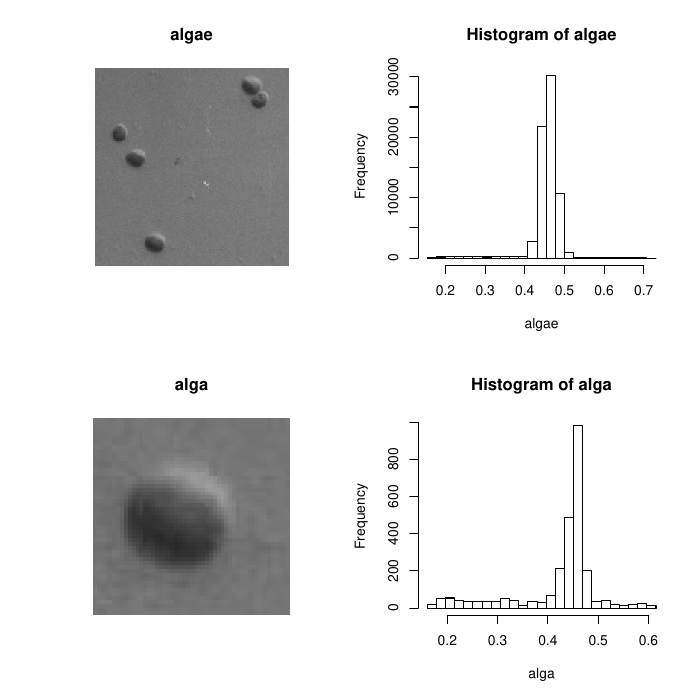

Generate this figure with R:
# Task 1
graphics.off()

load("../binarize.rda")


pdf("binarize.pdf")

## 1a
par(mfrow = c(2,2))
plot.array(algae)
hist(algae,breaks = seq(min(algae),max(algae),length = 1+25))

## 1b
alga <- algae[210:260,60:110]
plot.array(alga)
hist(alga,breaks = seq(min(alga),max(alga),length.out = 1+25))

## 1c/d
binarize <- function(x,method = 'fixed', threshold=0.5,plot = FALSE) {
  threshold.method <- switch(method,
         fixed = threshold,
         mean = mean(x),
         median = median(x),
         inter = mean(kmeans(matrix(x,ncol = 1),c(min(x),max(x)))$centers)
  )
  binary.select <- ifelse(x<threshold.method,0,1)
  if (plot == T) plot.array(binary.select,main = paste("threshold = ", round(threshold,2)),sub = paste("method = ",method))
  return(x)
}

par(mfrow = c(3,3))

for (i in seq(0.20,0.50,length.out = 9)) {
  binarize(alga,method = 'fixed',threshold = i,plot = T)
}

## 1e
plot.binarized <- function(image = list(...),method = c(...), mfrow = c(1,1)) {
  for (pic in image) {
    par(mfrow = mfrow)
    for (m in method)
      binarize(pic,method = m,plot = T)
  }
}

plot.binarized(image = list(alga,algae,tonga),method = c("fixed","mean","median","inter"),mfrow = c(2,2))

dev.off()
